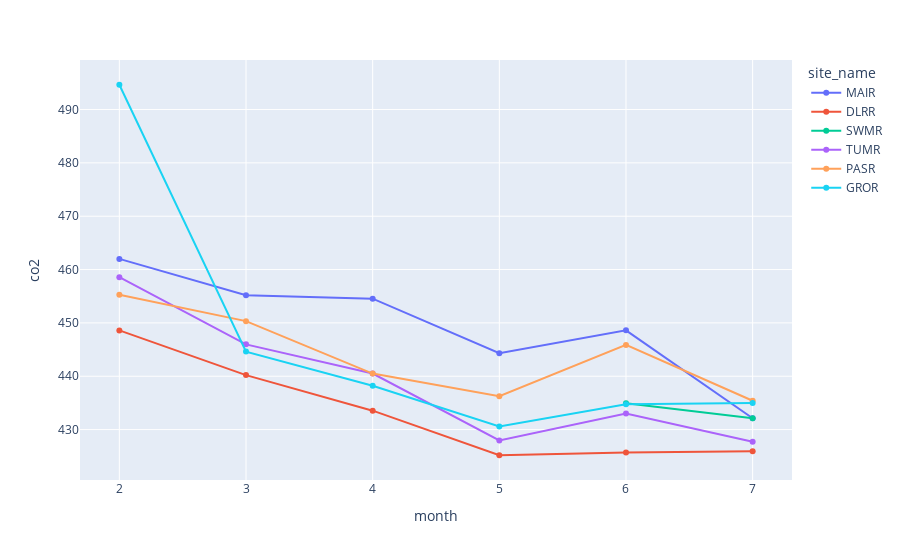

Source (notebook cell):
### Code cell
# west wind downwind
sites = ["MAIR", "DLRR", "SWMR", "TUMR", "PASR", "GROR"]
df_sites = []

for site in sites:
    
    df_sites.append(extract_monthly_site_data(df=df_1h, site_name=site, wind=[80,110]))
    
df_plot = pl.concat(df_sites)

fig = px.line(df_plot, x="month", y="co2", color="site_name", markers=True)
fig.show()

### Figure 1 — Plotly figure (JSON) as saved in the notebook; plotly's stock layout.template omitted (floating-point values rounded to 4 significant figures)
{"data": [{"hovertemplate": "site_name=MAIR<br>month=%{x}<br>co2=%{y}<extra></extra>", "legendgroup": "MAIR", "line": {"color": "#636efa", "dash": "solid"}, "marker": {"symbol": "circle"}, "mode": "lines+markers", "name": "MAIR", "orientation": "v", "showlegend": true, "type": "scatter", "x": [2, 3, 4, 5, 6, 7], "xaxis": "x", "y": [462.0, 455.2, 454.5, 444.3, 448.6, 432.1], "yaxis": "y"}, {"hovertemplate": "site_name=DLRR<br>month=%{x}<br>co2=%{y}<extra></extra>", "legendgroup": "DLRR", "line": {"color": "#EF553B", "dash": "solid"}, "marker": {"symbol": "circle"}, "mode": "lines+markers", "name": "DLRR", "orientation": "v", "showlegend": true, "type": "scatter", "x": [2, 3, 4, 5, 6, 7], "xaxis": "x", "y": [448.6, 440.2, 433.5, 425.2, 425.7, 426.0], "yaxis": "y"}, {"hovertemplate": "site_name=SWMR<br>month=%{x}<br>co2=%{y}<extra></extra>", "legendgroup": "SWMR", "line": {"color": "#00cc96", "dash": "solid"}, "marker": {"symbol": "circle"}, "mode": "lines+markers", "name": "SWMR", "orientation": "v", "showlegend": true, "type": "scatter", "x": [6, 7], "xaxis": "x", "y": [434.9, 432.1], "yaxis": "y"}, {"hovertemplate": "site_name=TUMR<br>month=%{x}<br>co2=%{y}<extra></extra>", "legendgroup": "TUMR", "line": {"color": "#ab63fa", "dash": "solid"}, "marker": {"symbol": "circle"}, "mode": "lines+markers", "name": "TUMR", "orientation": "v", "showlegend": true, "type": "scatter", "x": [2, 3, 4, 5, 6, 7], "xaxis": "x", "y": [458.6, 446.0, 440.5, 428.0, 433.0, 427.7], "yaxis": "y"}, {"hovertemplate": "site_name=PASR<br>month=%{x}<br>co2=%{y}<extra></extra>", "legendgroup": "PASR", "line": {"color": "#FFA15A", "dash": "solid"}, "marker": {"symbol": "circle"}, "mode": "lines+markers", "name": "PASR", "orientation": "v", "showlegend": true, "type": "scatter", "x": [2, 3, 4, 5, 6, 7], "xaxis": "x", "y": [455.3, 450.3, 440.5, 436.3, 445.9, 435.4], "yaxis": "y"}, {"hovertemplate": "site_name=GROR<br>month=%{x}<br>co2=%{y}<extra></extra>", "legendgroup": "GROR", "line": {"color": "#19d3f3", "dash": "solid"}, "marker": {"symbol": "circle"}, "mode": "lines+markers", "name": "GROR", "orientation": "v", "showlegend": true, "type": "scatter", "x": [2, 3, 4, 5, 6, 7], "xaxis": "x", "y": [494.6, 444.6, 438.2, 430.6, 434.8, 435.0], "yaxis": "y"}], "layout": {"legend": {"title": {"text": "site_name"}, "tracegroupgap": 0}, "margin": {"t": 60}, "xaxis": {"anchor": "y", "domain": [0, 1], "title": {"text": "month"}}, "yaxis": {"anchor": "x", "domain": [0, 1], "title": {"text": "co2"}}}}
